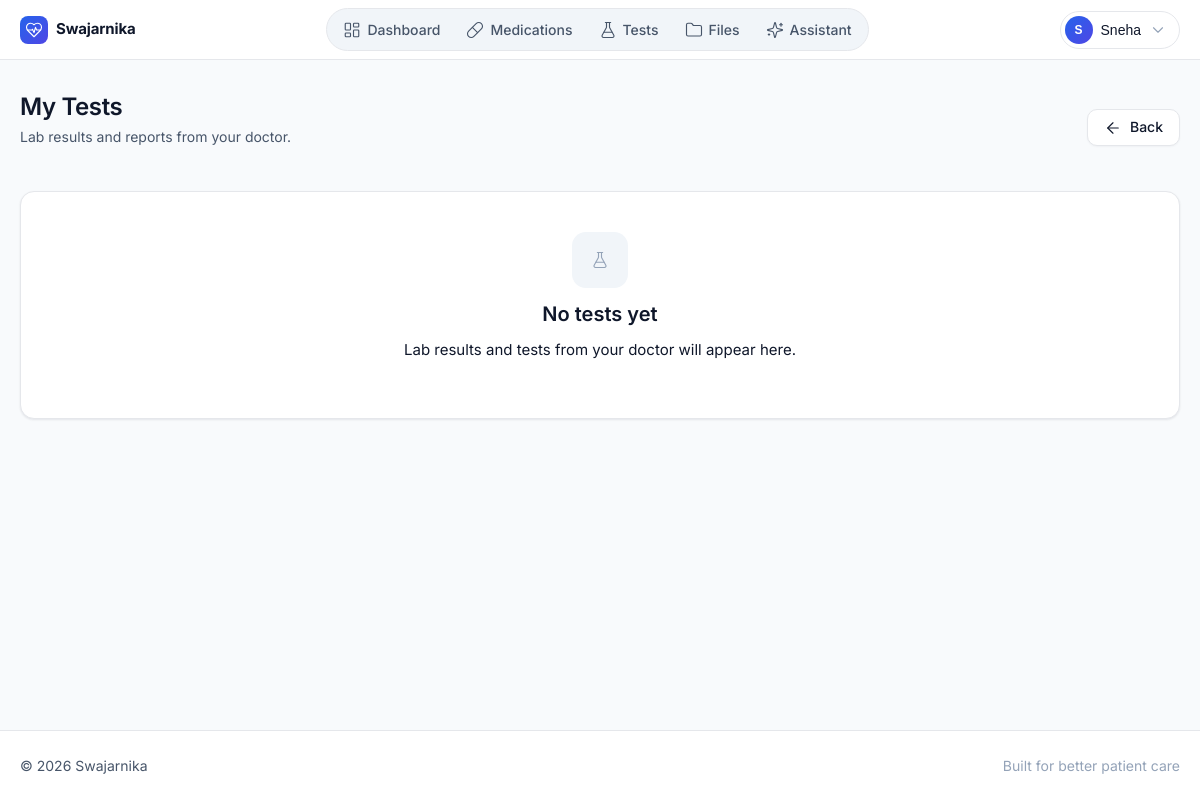
/patient/tests/ (signed in), run on an earlier commit of the app's database.
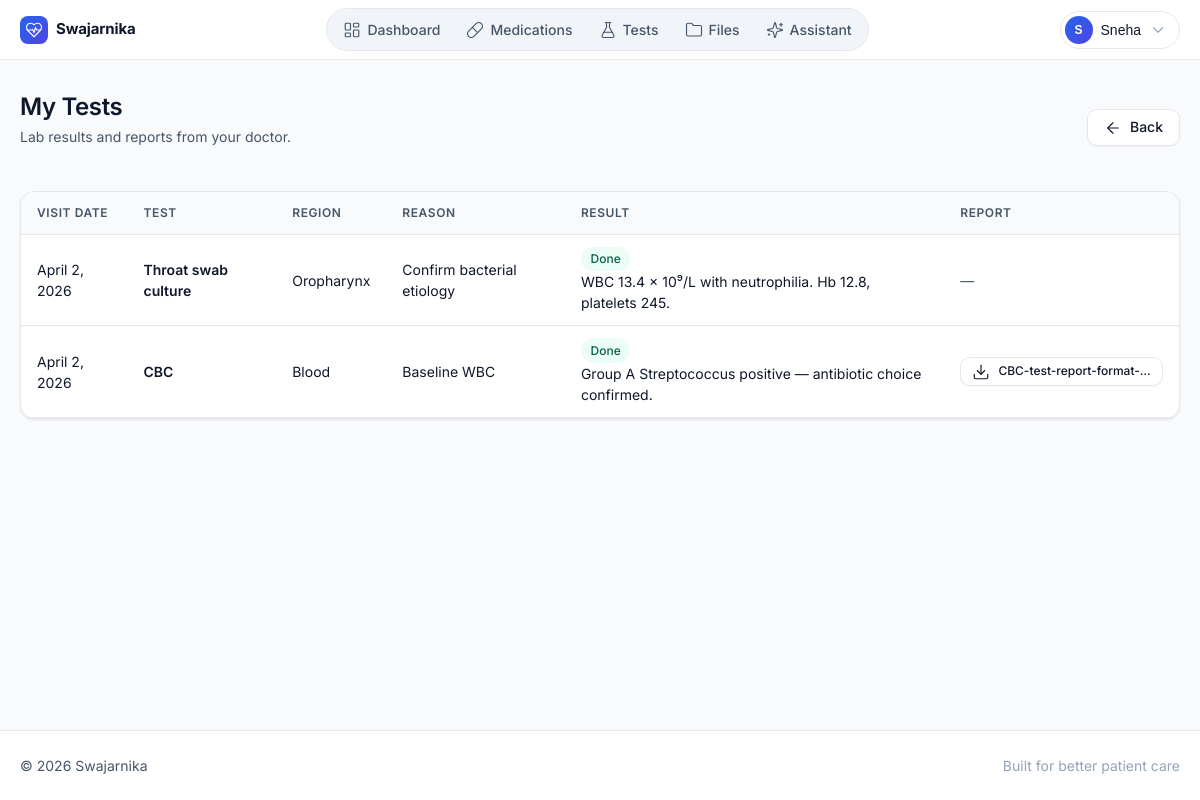
And on a later commit of the database.
### core/models.py (models this page shows, shortened)
class Test(models.Model):
    visit = models.ForeignKey(Visit, on_delete=models.CASCADE)
    test_name = models.CharField(max_length=255)
    region = models.CharField(max_length=255, blank=True, null=True)
    reason = models.TextField()
    result = models.TextField(blank=True, null=True)
    result_file = models.FileField(upload_to='test_results/', blank=True, null=True)
    result_added_at = models.DateTimeField(blank=True, null=True)

class Visit(models.Model):
    patient = models.ForeignKey(Patient, on_delete=models.CASCADE)
    doctor = models.ForeignKey(Doctor, on_delete=models.CASCADE)
    date_of_visit = models.DateField()
    diagnosis = models.TextField()
    treatment_plan = models.TextField()
    notes = models.TextField(blank=True, null=True)
    created_at = models.DateTimeField(auto_now_add=True)

### core/template_views.py (the view)
# urls.py: path('patient/tests/', template_views.patient_tests, name='patient_tests'),
@patient_required
def patient_tests(request):
    tests = Test.objects.filter(
        visit__patient=request.user.patient
    ).order_by('-visit__date_of_visit')
    context = {
        'tests': tests
    }
    return render(request, 'core/patient/tests.html', context)

### core/template_views.py (called while the page is built)
def patient_required(view_func):
    @wraps(view_func)
    def wrapper(request, *args, **kwargs):
        if not hasattr(request.user, 'patient'):
            return redirect('patient_login')
        return view_func(request, *args, **kwargs)
    return wrapper

### core/templatetags/custom_filters.py (called while the page is built)
@register.filter
def filename(value):
    return os.path.basename(value)

### core/templatetags/lucide.py (called while the page is built)
@register.simple_tag
def icon(name, size=18, **kwargs):
    body = _ICONS.get(name)
    if body is None:
        return mark_safe(f"<!-- icon:{name} not found -->")
    extra_cls = kwargs.get("class", "")
    klass = f"lucide {extra_cls}".strip()
    sw = kwargs.get("stroke_width", "1.5")
    aria = 'aria-hidden="true"'
    svg = (
        f'<svg xmlns="http://www.w3.org/2000/svg" class="{klass}" '
        f'width="{size}" height="{size}" viewBox="0 0 24 24" '
        f'fill="none" stroke="currentColor" stroke-width="{sw}" '
        f'stroke-linecap="round" stroke-linejoin="round" {aria}>'
        f'{body}</svg>'
    )
    return mark_safe(svg)

### core/templates/core/patient/tests.html (shortened to what this page needs)
{% extends 'core/base.html' %}
{% load custom_filters %}
{% load lucide %}
{% block content %}
<div class="sw-page-head">
    <div>
        <h1>My Tests</h1>
        <p class="sw-page-sub">Lab results and reports from your doctor.</p>
    </div>
    <a href="{% url 'patient_dashboard' %}" class="sw-btn sw-btn-secondary">
        {% icon "arrow-left" size=16 %}<span>Back</span>
    </a>
</div>
{% if tests %}
    <div class="sw-card">
        <div style="overflow-x: auto;">
            <table class="sw-table">
                <thead>
                    <tr>
                        <th>Visit date</th>
                        <th>Test</th>
                        <th>Region</th>
                        <th>Reason</th>
                        <th>Result</th>
                        <th>Report</th>
                    </tr>
                </thead>
                <tbody>
                    {% for t in tests %}
                        <tr id="test-{{ t.id }}">
                            <td>{{ t.visit.date_of_visit }}</td>
                            <td class="sw-fw-600">{{ t.test_name }}</td>
                            <td>{{ t.region|default:"—" }}</td>
                            <td>{{ t.reason }}</td>
                            <td>
                                {% if t.result %}
                                    <span class="sw-badge sw-badge-success">Done</span>
                                    <div class="sw-text-sm sw-mt-1">{{ t.result }}</div>
                                {% elif t.result_file %}
                                    <span class="sw-badge sw-badge-success">Report uploaded</span>
                                {% else %}
                                    <span class="sw-badge sw-badge-warning">Pending</span>
                                {% endif %}
                            </td>
                            <td>
                                {% if t.result_file %}
                                    <a class="sw-btn sw-btn-sm sw-btn-secondary"
                                       href="{{ t.result_file.url }}" target="_blank">
                                        {% icon "download" size=14 %}<span>{{ t.result_file.name|filename|truncatechars:24 }}</span>
                                    </a>
                                {% else %}
                                    <span class="sw-text-muted">—</span>
                                {% endif %}
                            </td>
                        </tr>
                    {% endfor %}
                </tbody>
            </table>
        </div>
    </div>
{% else %}
    <div class="sw-card">
        <div class="sw-empty">
            <span class="sw-empty-icon">{% icon "flask-conical" size=28 %}</span>
            <h3>No tests yet</h3>
            <p>Lab results and tests from your doctor will appear here.</p>
        </div>
    </div>
{% endif %}
{% endblock %}

What changed in the data, as far as the page shows it:
added Test: visit.date_of_visit "April 2, 2026", test_name "Throat swab culture", region "Oropharynx", reason "Confirm bacterial etiology", result "WBC 13.4 × 10⁹/L with neutrophilia. Hb 12.8, platelets 245."
added Test: visit.date_of_visit "April 2, 2026", test_name "CBC", region "Blood", reason "Baseline WBC", result "Group A Streptococcus positive — antibiotic choice confirmed.", result_file.name|filename "CBC-test-report-format-…"
Also different on the page:
text no longer shown: "No tests yet Lab results and tests from your doctor will appear here."
text now shown: "VISIT DATE TEST REGION REASON RESULT REPORT"
